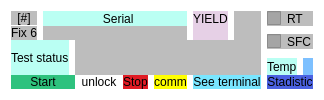
            <widget class="QFrame" name="frame_5">
             <property name="styleSheet">
              <string notr="true">border-radius:0px;
background-color: rgb(255, 255, 255);</string>
             </property>
             <property name="frameShape">
              <enum>QFrame::StyledPanel</enum>
             </property>
             <property name="frameShadow">
              <enum>QFrame::Raised</enum>
             </property>
             <layout class="QGridLayout" name="gridLayout_7">
              <property name="verticalSpacing">
               <number>0</number>
              </property>
              <item row="0" column="8" colspan="2">
               <widget class="QCheckBox" name="rt_6">
                <property name="styleSheet">
                 <string notr="true">background-color: rgba(151, 151, 151, 163);</string>
                </property>
                <property name="text">
                 <string>RT</string>
                </property>
               </widget>
              </item>
              <item row="3" column="9">
               <widget class="QLabel" name="temp_6">
                <property name="styleSheet">
                 <string notr="true">background-color: rgb(125, 192, 255);
color: rgb(0, 0, 0);</string>
                </property>
                <property name="text">
                 <string/>
                </property>
               </widget>
              </item>
              <item row="5" column="0" colspan="3">
               <widget class="QPushButton" name="nt_start_5">
                <property name="styleSheet">
                 <string notr="true">QPushButton{
	background-color: rgb(46, 194, 126);
}
QPushButton:hover{
	
	background-color: rgb(143, 240, 164);
	color: rgb(0, 0, 0);
}</string>
                </property>
                <property name="text">
                 <string>Start</string>
                </property>
               </widget>
              </item>
              <item row="5" column="4">
               <widget class="QPushButton" name="nt_stop_5">
                <property name="styleSheet">
                 <string notr="true">QPushButton{
	background-color: rgb(224, 27, 36);
}
QPushButton:hover{
	background-color: rgb(246, 97, 81);
}</string>
                </property>
                <property name="text">
                 <string>Stop</string>
                </property>
               </widget>
              </item>
              <item row="2" column="0" rowspan="2" colspan="2">
               <widget class="QLabel" name="label_32">
                <property name="styleSheet">
                 <string notr="true">color: rgb(0, 0, 0);background-color: rgba(137, 255, 235, 150);</string>
                </property>
                <property name="text">
                 <string>Test status</string>
                </property>
               </widget>
              </item>
              <item row="0" column="0">
               <widget class="QPushButton" name="nt_opc_5">
                <property name="styleSheet">
                 <string notr="true">QPushButton{
	
	background-color: rgba(151, 151, 151, 163);
}
QPushButton:hover{
	
	
	background-color: rgba(255, 255, 255, 3);
}</string>
                </property>
                <property name="text">
                 <string>[#]</string>
                </property>
               </widget>
              </item>
              <item row="1" column="8" rowspan="2" colspan="2">
               <widget class="QCheckBox" name="chk_nt_status_5">
                <property name="styleSheet">
                 <string notr="true">background-color: rgba(151, 151, 151, 163);</string>
                </property>
                <property name="text">
                 <string>SFC</string>
                </property>
               </widget>
              </item>
              <item row="4" column="0" colspan="10">
               <layout class="QVBoxLayout" name="st_6"/>
              </item>
              <item row="5" column="5">
               <widget class="QPushButton" name="term_6">
                <property name="styleSheet">
                 <string notr="true">QPushButton{
	
	
	background-color: rgb(255, 255, 0);
	color: rgb(0, 0, 0);
}
QPushButton:hover{
	
	
	background-color: rgb(253, 255, 106);
	color: rgb(255, 255, 255);
}</string>
                </property>
                <property name="text">
                 <string>comm</string>
                </property>
               </widget>
              </item>
              <item row="5" column="8" colspan="2">
               <widget class="QPushButton" name="nt_stats_5">
                <property name="styleSheet">
                 <string notr="true">QPushButton{
background-color: qlineargradient(spread:pad, x1:0, y1:0, x2:1, y2:1, stop:1 rgba(75, 98, 226, 255));
}
QPushButton:hover{
	background-color: qconicalgradient(cx:0.5, cy:0.5, angle:0, stop:0 rgba(255, 0, 0, 255), stop:0.166 rgba(255, 255, 0, 255), stop:0.333 rgba(0, 255, 0, 255), stop:0.5 rgba(0, 255, 255, 255), stop:0.666 rgba(0, 0, 255, 255), stop:0.833 rgba(255, 0, 255, 255), stop:1 rgba(255, 0, 0, 255));
}</string>
                </property>
                <property name="text">
                 <string>Stadistic</string>
                </property>
               </widget>
              </item>
              <item row="0" column="1" colspan="5">
               <widget class="QLabel" name="label_31">
                <property name="styleSheet">
                 <string notr="true">color: rgb(0, 0, 0);background-color: rgba(137, 255, 235, 150);</string>
                </property>
                <property name="text">
                 <string>                  Serial</string>
                </property>
               </widget>
              </item>
              <item row="5" column="6" colspan="2">
               <widget class="QPushButton" name="nt_see_5">
                <property name="styleSheet">
                 <string notr="true">QPushButton{
	
	background-color: rgb(121, 230, 255);
	color: rgb(0, 0, 0);
}
QPushButton:hover{
	
	background-color: rgb(0, 170, 255);
	color: rgb(255, 255, 255);
}</string>
                </property>
                <property name="text">
                 <string>See terminal</string>
                </property>
               </widget>
              </item>
              <item row="0" column="6">
               <widget class="QLabel" name="lb_status_5">
                <property name="styleSheet">
                 <string notr="true">color: rgb(0, 0, 0);background-color: rgba(200, 154, 200, 118);</string>
                </property>
                <property name="text">
                 <string>YIELD</string>
                </property>
               </widget>
              </item>
              <item row="1" column="1" colspan="5">
               <widget class="QLabel" name="nt_sn_auto_5">
                <property name="styleSheet">
                 <string notr="true">background-color: rgba(151, 151, 151, 163);</string>
                </property>
                <property name="text">
                 <string/>
                </property>
               </widget>
              </item>
              <item row="1" column="0">
               <widget class="QPushButton" name="nt_fixt_5">
                <property name="styleSheet">
                 <string notr="true">QPushButton{
	
	background-color: rgba(151, 151, 151, 163);
}
QPushButton:hover{
	
	
	background-color: rgba(255, 255, 255, 3);
}</string>
                </property>
                <property name="text">
                 <string>Fix 6</string>
                </property>
               </widget>
              </item>
              <item row="3" column="8">
               <widget class="QLabel" name="label_64">
                <property name="styleSheet">
                 <string notr="true">background-color: rgba(137, 255, 235, 150);
color: rgb(0, 0, 0);</string>
                </property>
                <property name="text">
                 <string>Temp</string>
                </property>
               </widget>
              </item>
              <item row="5" column="3">
               <widget class="QPushButton" name="mb_unlck_6">
                <property name="styleSheet">
                 <string notr="true">color: rgb(0, 0, 0);</string>
                </property>
                <property name="text">
                 <string>unlock</string>
                </property>
               </widget>
              </item>
              <item row="1" column="6">
               <widget class="QLabel" name="nt_yiel_5">
                <property name="styleSheet">
                 <string notr="true">background-color: rgba(200, 154, 200, 118);</string>
                </property>
                <property name="text">
                 <string/>
                </property>
               </widget>
              </item>
              <item row="0" column="7" rowspan="2">
               <widget class="QLabel" name="led_auto_6">
                <property name="styleSheet">
                 <string notr="true">background-color: rgba(151, 151, 151, 163);
color: rgb(0, 0, 0);</string>
                </property>
                <property name="text">
                 <string/>
                </property>
               </widget>
              </item>
              <item row="2" column="2" rowspan="2" colspan="6">
               <widget class="QLabel" name="nt_status_5">
                <property name="styleSheet">
                 <string notr="true">background-color: rgba(151, 151, 151, 163);</string>
                </property>
                <property name="text">
                 <string/>
                </property>
               </widget>
              </item>
             </layout>
            </widget>
